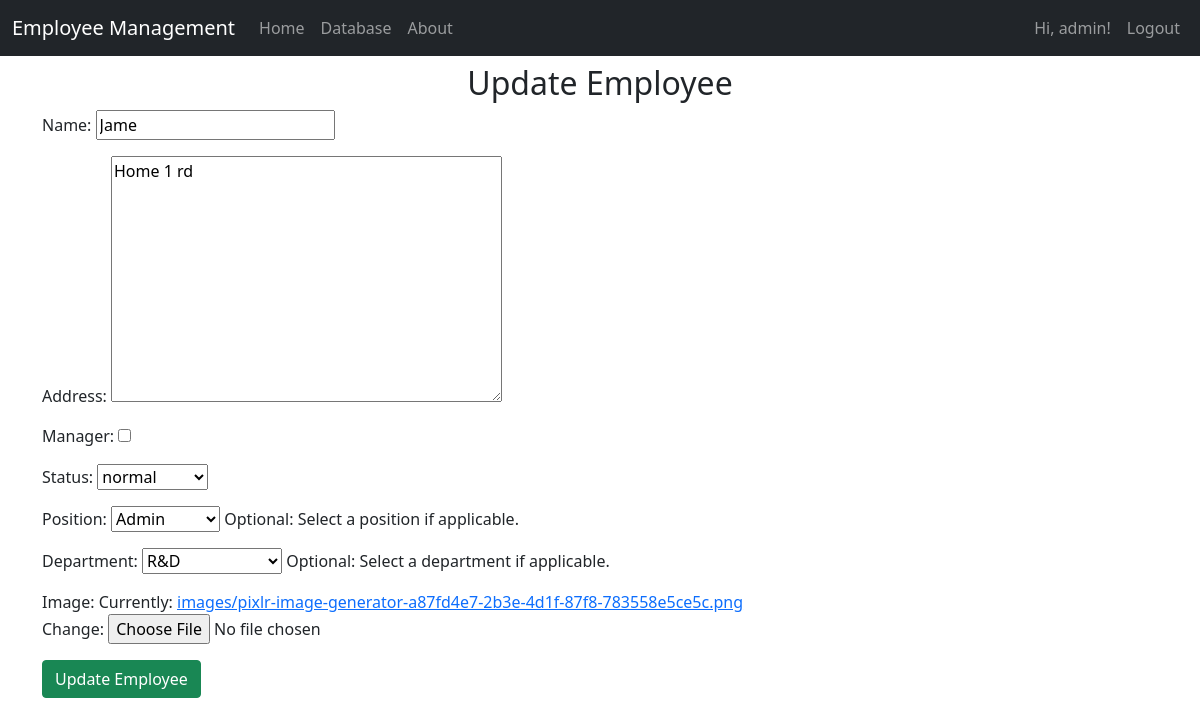
/update/employee/1 (signed in), run on the app's committed database.
### employeemanagement_apk/models.py (models this page shows, shortened)
class Employee(models.Model):
    name = models.CharField(max_length=100)
    address = models.TextField(max_length=200)
    manager = models.BooleanField(default=False)
    status = models.ForeignKey(Status, on_delete=models.SET_NULL, null=True, default=None)
    image = models.ImageField(upload_to='images/')
    department = models.ForeignKey(Department, on_delete=models.SET_NULL, null=True, default=None, blank=True)
    position = models.ForeignKey(Position, on_delete=models.SET_NULL, null=True, default=None, blank=True)

class Position(models.Model):
    name = models.TextField(max_length=100, null=False)
    salary = models.IntegerField(null=False)
    def __str__(self):
        return self.name

class Department(models.Model):
    name = models.CharField(max_length=100)
    manager = models.ForeignKey('Employee', on_delete=models.SET_NULL, null=True, default=None, blank=True, related_name='managed_department')
    def __str__(self):
        return f"{self.name}"

### employeemanagement_apk/views.py (the view)
# urls.py: path('update/employee/<int:employee_id>', views.update_employee, name='update_employee'),
@login_required(login_url='index')
def update_employee(request, employee_id):
    employee = get_object_or_404(Employee, pk=employee_id)
    form, redirect_obj = handle_form(request, EmployeeForm, instance=employee, success_message='Employee updated successfully.')
    print(f'Redirect Object: {redirect_obj}')
    if redirect_obj:
        return redirect_obj
    else:
        statuses = Status.objects.all()  # Fetch all statuses
        positions = Position.objects.all()  # Fetch all positions
        departments = Department.objects.all()  # Fetch all departments
        return render(request, 'model/employee_update.html', {
            'form': form,
            'statuses': statuses,
            'positions': positions,
            'departments': departments,
        })

### employeemanagement_apk/forms.py
class EmployeeForm(forms.ModelForm):
    class Meta:
        model = Employee
        fields = ['name', 'address', 'manager', 'status', 'position', 'department', 'image']
    def __init__(self, *args, **kwargs):
        super(EmployeeForm, self).__init__(*args, **kwargs)
        self.fields['position'].required = False
        self.fields['department'].required = False
        self.fields['position'].empty_label = "No Position"
        self.fields['department'].empty_label = "No Department"
        self.fields['position'].help_text = "Optional: Select a position if applicable."
        self.fields['department'].help_text = "Optional: Select a department if applicable."

### employeemanagement_apk/models.py (called while the page is built)
    def __str__(self):
        return self.em_status

### employeemanagement_apk/views.py (called while the page is built)
def handle_form(request, form_class, instance=None, success_message='', redirect_url='database'):
    redirect_obj = None  # Initialize redirect_obj
    form = form_class(request.POST or None, request.FILES or None, instance=instance)
    if request.method == 'POST' and form.is_valid():
        form.save()
        messages.success(request, success_message)
        redirect_obj = redirect(redirect_url)
    return form, redirect_obj

### employeemanagement_apk/templates/model/employee_update.html (shortened to what this page needs)
{% extends "base.html" %}
{% block content %}
    <h2 class="text-center">Update Employee</h2>
    <form method="post" action="" enctype="multipart/form-data">
        {{ form.as_p }}
        <input type="submit" value="Update Employee" class="btn btn-success">
    </form>
{% endblock %}

### employeemanagement_apk/templates/base.html (shortened to what this page needs)
<!DOCTYPE html>
<html lang="en">
<head>
    <link href="https://cdn.jsdelivr.net/npm/bootstrap@5.0.2/dist/css/bootstrap.min.css" rel="stylesheet">
</head>
<body>
    <nav class="navbar navbar-expand-lg navbar-dark bg-dark">
        <div class="container-fluid">
          <a class="navbar-brand" href="/">Employee Management</a>
          <div class="collapse navbar-collapse" id="navbarNav">
            <ul class="navbar-nav">
              <li class="nav-item">
                <a class="nav-link" aria-current="page" href="/">Home</a>
              </li>
              <li class="nav-item">
                <a class="nav-link" href="/database">Database</a>
              </li>
              <li class="nav-item">
                <a class="nav-link" href="/about">About</a>
              </li>
            </ul>
            {% if user.is_authenticated %}
            <ul class="navbar-nav ms-auto">
                <li class="nav-text">
                    <span class="nav-link">Hi, {{ user.username }}!</span>
                </li>
                <li class="nav-item">
                    <a class="nav-link" href="/logout">Logout</a>
                </li>
            </ul>
            {% endif %}
          </div>
        </div>
      </nav>
    <div class="container my-2">
        {% block content %}
        {%endblock%}
    </div>
</body>
</html>

### data on the page
Employee: name "Jame", address "Home 1 rd", status "normal", position "Admin", department "R&D"

### other printed values
{{ user.username }} "admin"
